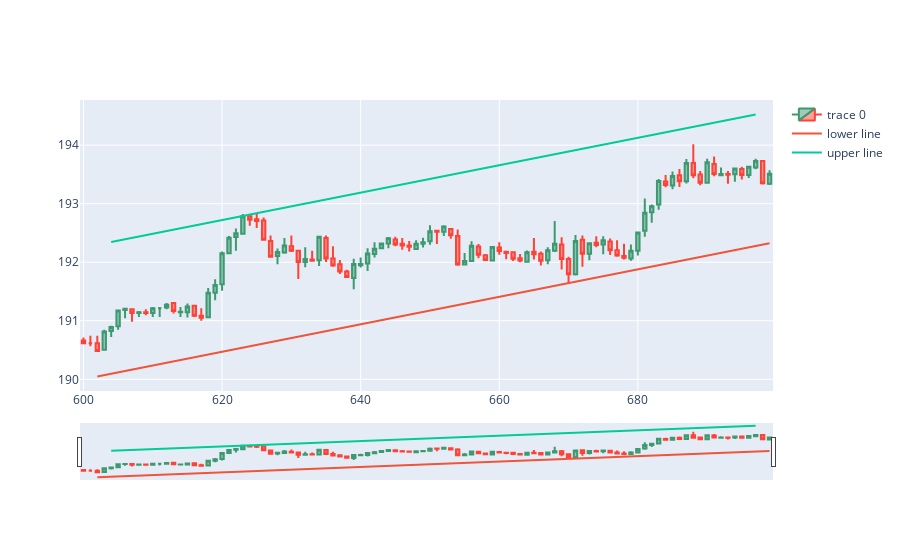
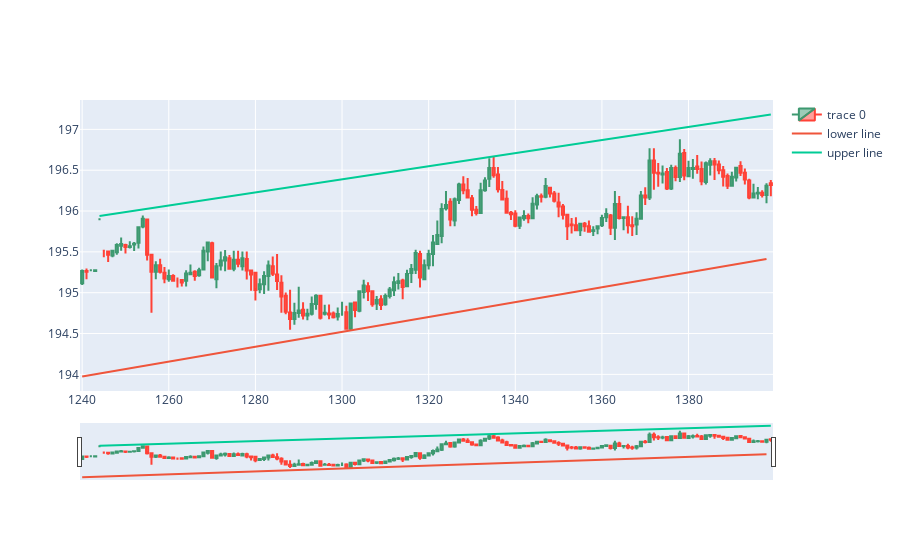
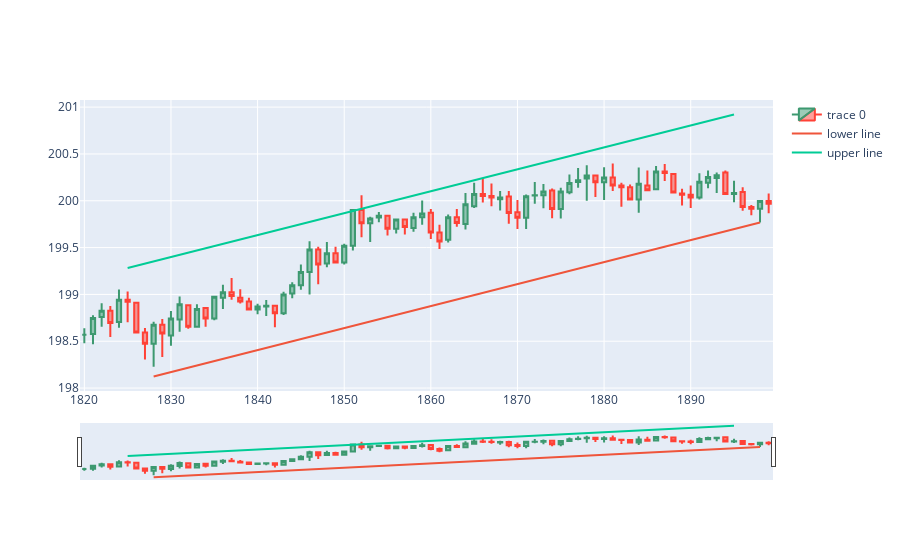

Source (notebook cell) for these figures, in order:
### Code cell
dfpl = df[600:700]
fig = go.Figure(data=[go.Candlestick(x=dfpl.index,
                open=dfpl['open'],
                high=dfpl['high'],
                low=dfpl['low'],
                close=dfpl['close'])])
#fit intercepts

max_d = (df.high.iloc[max_idx[120:140]] - k_max*max_idx[120:140]).max()
min_d = (df.low.iloc[min_idx[120:140]] - k_min*min_idx[120:140]).min()

fig.add_trace(go.Scatter(x=min_idx[120:140], y=k_min*min_idx[120:140] + min_d, mode='lines', name='lower line'))
fig.add_trace(go.Scatter(x=max_idx[120:140], y=k_max*max_idx[120:140] + max_d, mode='lines', name='upper line'))


fig.show()


dfpl = df[1240:1400]
k_min, b_min = np.polyfit(min_idx[248:280], local_min[248:280],1)
k_max, b_max = np.polyfit(max_idx[248:280], local_max[248:280],1)


fig = go.Figure(data=[go.Candlestick(x=dfpl.index,
                open=dfpl['open'],
                high=dfpl['high'],
                low=dfpl['low'],
                close=dfpl['close'])])
#fit intercepts
max_d = (df.high.iloc[max_idx[248:280]] - k_max*max_idx[248:280]).max()
min_d = (df.low.iloc[min_idx[248:280]] - k_min*min_idx[248:280]).min()
fig.add_trace(go.Scatter(x=min_idx[248:280], y=k_min*min_idx[248:280] + min_d, mode='lines', name='lower line'))
fig.add_trace(go.Scatter(x=max_idx[248:280], y=k_max*max_idx[248:280] + max_d, mode='lines', name='upper line'))
fig.show()

k_min, b_min = np.polyfit(min_idx[365:380], local_min[365:380],1)
k_max, b_max = np.polyfit(max_idx[365:380], local_max[365:380],1)

dfpl = df[1820:1900]
fig = go.Figure(data=[go.Candlestick(x=dfpl.index,
                open=dfpl['open'],
                high=dfpl['high'],
                low=dfpl['low'],
                close=dfpl['close'])])
#fit intercepts
max_d = (df.high.iloc[max_idx[365:380]] - k_max*max_idx[365:380]).max()
min_d = (df.low.iloc[min_idx[365:380]] - k_min*min_idx[365:380]).min()
fig.add_trace(go.Scatter(x=min_idx[365:380], y=k_min*min_idx[365:380] + min_d, mode='lines', name='lower line'))
fig.add_trace(go.Scatter(x=max_idx[365:380], y=k_max*max_idx[365:380] + max_d, mode='lines', name='upper line'))
fig.show()
